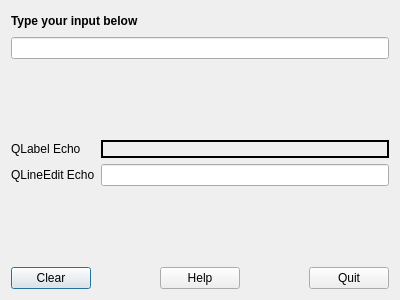
<?xml version="1.0" encoding="UTF-8"?>
<ui version="4.0">
 <class>Dialog</class>
 <widget class="QDialog" name="Dialog">
  <property name="geometry">
   <rect>
    <x>0</x>
    <y>0</y>
    <width>400</width>
    <height>300</height>
   </rect>
  </property>
  <property name="windowTitle">
   <string>Dialog</string>
  </property>
  <layout class="QVBoxLayout" name="verticalLayout">
   <item>
    <layout class="QHBoxLayout" name="horizontalLayout">
     <item>
      <widget class="QLabel" name="label">
       <property name="font">
        <font>
         <weight>75</weight>
         <bold>true</bold>
        </font>
       </property>
       <property name="text">
        <string>Type your input below</string>
       </property>
      </widget>
     </item>
     <item>
      <spacer name="horizontalSpacer">
       <property name="orientation">
        <enum>Qt::Horizontal</enum>
       </property>
       <property name="sizeHint" stdset="0">
        <size>
         <width>40</width>
         <height>20</height>
        </size>
       </property>
      </spacer>
     </item>
    </layout>
   </item>
   <item>
    <widget class="QLineEdit" name="inputLineEdit"/>
   </item>
   <item>
    <spacer name="verticalSpacer">
     <property name="orientation">
      <enum>Qt::Vertical</enum>
     </property>
     <property name="sizeHint" stdset="0">
      <size>
       <width>20</width>
       <height>66</height>
      </size>
     </property>
    </spacer>
   </item>
   <item>
    <layout class="QGridLayout" name="gridLayout">
     <item row="0" column="0">
      <widget class="QLabel" name="label_2">
       <property name="text">
        <string>QLabel Echo</string>
       </property>
      </widget>
     </item>
     <item row="0" column="1">
      <widget class="QLabel" name="echoLabel">
       <property name="frameShape">
        <enum>QFrame::WinPanel</enum>
       </property>
       <property name="text">
        <string/>
       </property>
      </widget>
     </item>
     <item row="1" column="0">
      <widget class="QLabel" name="label_3">
       <property name="text">
        <string>QLineEdit Echo</string>
       </property>
      </widget>
     </item>
     <item row="1" column="1">
      <widget class="QLineEdit" name="outputLineEdit"/>
     </item>
    </layout>
   </item>
   <item>
    <spacer name="verticalSpacer_2">
     <property name="orientation">
      <enum>Qt::Vertical</enum>
     </property>
     <property name="sizeHint" stdset="0">
      <size>
       <width>20</width>
       <height>65</height>
      </size>
     </property>
    </spacer>
   </item>
   <item>
    <layout class="QHBoxLayout" name="horizontalLayout_2">
     <item>
      <widget class="QPushButton" name="clearButton">
       <property name="text">
        <string>Clear</string>
       </property>
      </widget>
     </item>
     <item>
      <spacer name="horizontalSpacer_3">
       <property name="orientation">
        <enum>Qt::Horizontal</enum>
       </property>
       <property name="sizeHint" stdset="0">
        <size>
         <width>40</width>
         <height>20</height>
        </size>
       </property>
      </spacer>
     </item>
     <item>
      <widget class="QPushButton" name="helpButton">
       <property name="text">
        <string>Help</string>
       </property>
      </widget>
     </item>
     <item>
      <spacer name="horizontalSpacer_2">
       <property name="orientation">
        <enum>Qt::Horizontal</enum>
       </property>
       <property name="sizeHint" stdset="0">
        <size>
         <width>40</width>
         <height>20</height>
        </size>
       </property>
      </spacer>
     </item>
     <item>
      <widget class="QPushButton" name="quitButton">
       <property name="text">
        <string>Quit</string>
       </property>
      </widget>
     </item>
    </layout>
   </item>
  </layout>
 </widget>
 <layoutdefault spacing="6" margin="11"/>
 <resources/>
 <connections/>
</ui>
